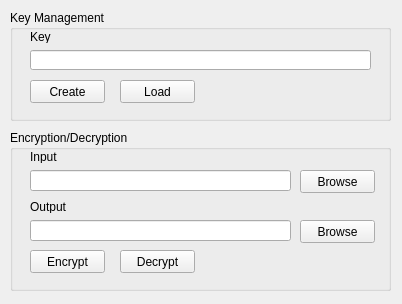
<?xml version="1.0" encoding="UTF-8"?>
<ui version="4.0">
 <class>MainWindow</class>
 <widget class="QMainWindow" name="MainWindow">
  <property name="geometry">
   <rect>
    <x>0</x>
    <y>0</y>
    <width>402</width>
    <height>304</height>
   </rect>
  </property>
  <property name="windowTitle">
   <string>AesLib</string>
  </property>
  <property name="unifiedTitleAndToolBarOnMac">
   <bool>false</bool>
  </property>
  <widget class="QWidget" name="centralWidget">
   <widget class="QGroupBox" name="groupBox">
    <property name="geometry">
     <rect>
      <x>10</x>
      <y>10</y>
      <width>381</width>
      <height>111</height>
     </rect>
    </property>
    <property name="title">
     <string>Key Management</string>
    </property>
    <widget class="QLabel" name="label_3">
     <property name="geometry">
      <rect>
       <x>20</x>
       <y>20</y>
       <width>46</width>
       <height>13</height>
      </rect>
     </property>
     <property name="text">
      <string>Key</string>
     </property>
    </widget>
    <widget class="QLineEdit" name="lineEditKey">
     <property name="geometry">
      <rect>
       <x>20</x>
       <y>40</y>
       <width>341</width>
       <height>20</height>
      </rect>
     </property>
    </widget>
    <widget class="QPushButton" name="buttonCreateKey">
     <property name="geometry">
      <rect>
       <x>20</x>
       <y>70</y>
       <width>75</width>
       <height>23</height>
      </rect>
     </property>
     <property name="text">
      <string>Create</string>
     </property>
    </widget>
    <widget class="QPushButton" name="buttonLoadKey">
     <property name="geometry">
      <rect>
       <x>110</x>
       <y>70</y>
       <width>75</width>
       <height>23</height>
      </rect>
     </property>
     <property name="text">
      <string>Load</string>
     </property>
    </widget>
   </widget>
   <widget class="QGroupBox" name="groupBox_2">
    <property name="geometry">
     <rect>
      <x>10</x>
      <y>130</y>
      <width>381</width>
      <height>161</height>
     </rect>
    </property>
    <property name="title">
     <string>Encryption/Decryption</string>
    </property>
    <widget class="QLabel" name="label">
     <property name="geometry">
      <rect>
       <x>20</x>
       <y>20</y>
       <width>46</width>
       <height>13</height>
      </rect>
     </property>
     <property name="text">
      <string>Input</string>
     </property>
    </widget>
    <widget class="QLineEdit" name="lineEditInput">
     <property name="geometry">
      <rect>
       <x>20</x>
       <y>40</y>
       <width>261</width>
       <height>21</height>
      </rect>
     </property>
    </widget>
    <widget class="QPushButton" name="buttonBrowseInput">
     <property name="geometry">
      <rect>
       <x>290</x>
       <y>40</y>
       <width>75</width>
       <height>23</height>
      </rect>
     </property>
     <property name="text">
      <string>Browse</string>
     </property>
    </widget>
    <widget class="QLineEdit" name="lineEditOutput">
     <property name="geometry">
      <rect>
       <x>20</x>
       <y>90</y>
       <width>261</width>
       <height>21</height>
      </rect>
     </property>
    </widget>
    <widget class="QPushButton" name="buttonBrowseOutput">
     <property name="geometry">
      <rect>
       <x>290</x>
       <y>90</y>
       <width>75</width>
       <height>23</height>
      </rect>
     </property>
     <property name="text">
      <string>Browse</string>
     </property>
    </widget>
    <widget class="QLabel" name="label_2">
     <property name="geometry">
      <rect>
       <x>20</x>
       <y>70</y>
       <width>46</width>
       <height>13</height>
      </rect>
     </property>
     <property name="text">
      <string>Output</string>
     </property>
    </widget>
    <widget class="QPushButton" name="buttonEncrypt">
     <property name="geometry">
      <rect>
       <x>20</x>
       <y>120</y>
       <width>75</width>
       <height>23</height>
      </rect>
     </property>
     <property name="text">
      <string>Encrypt</string>
     </property>
    </widget>
    <widget class="QPushButton" name="buttonDecrypt">
     <property name="geometry">
      <rect>
       <x>110</x>
       <y>120</y>
       <width>75</width>
       <height>23</height>
      </rect>
     </property>
     <property name="text">
      <string>Decrypt</string>
     </property>
    </widget>
   </widget>
  </widget>
 </widget>
 <layoutdefault spacing="6" margin="11"/>
 <tabstops>
  <tabstop>lineEditInput</tabstop>
  <tabstop>buttonBrowseInput</tabstop>
 </tabstops>
 <resources/>
 <connections/>
</ui>
